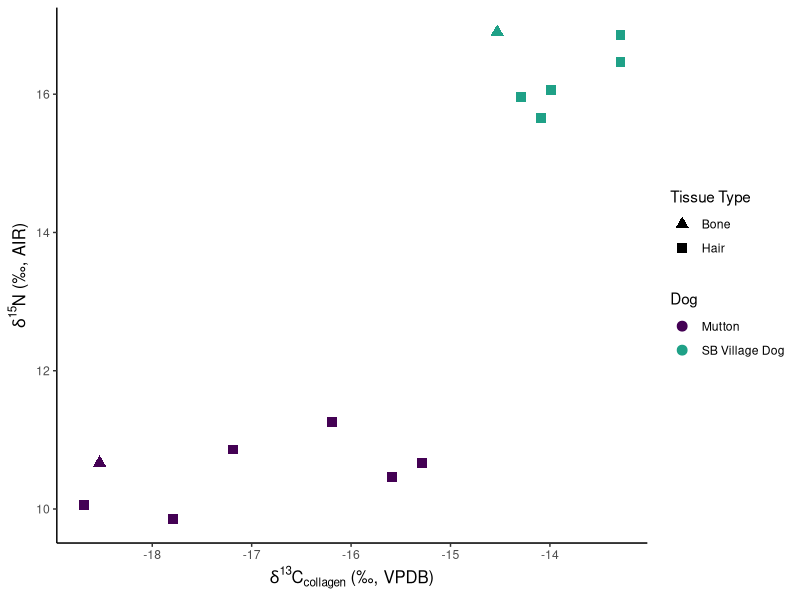
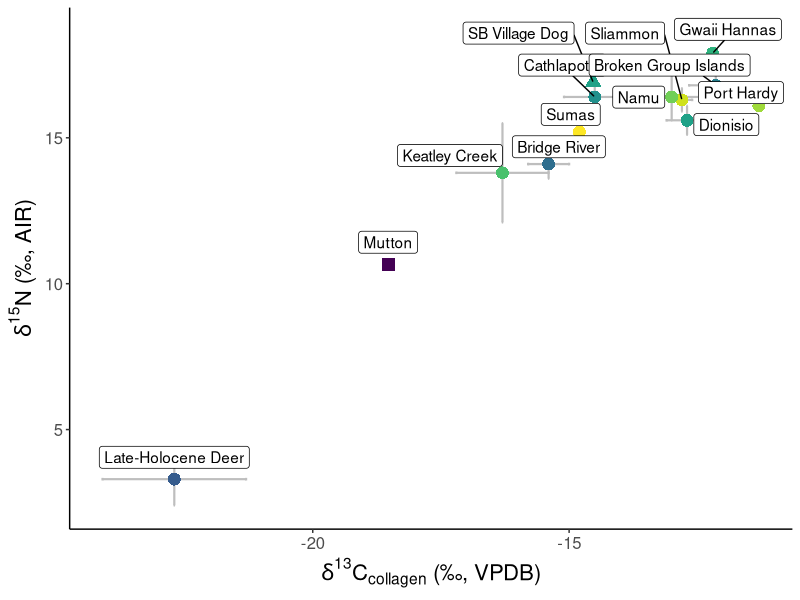
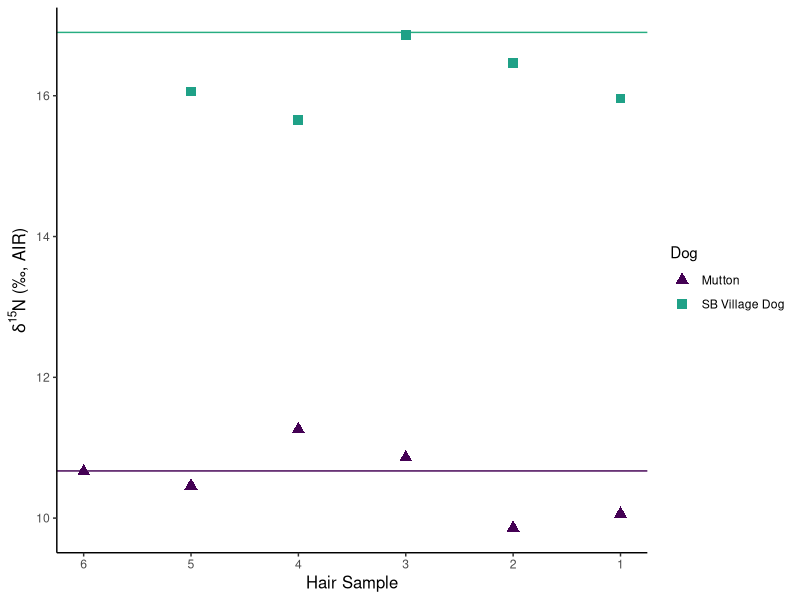
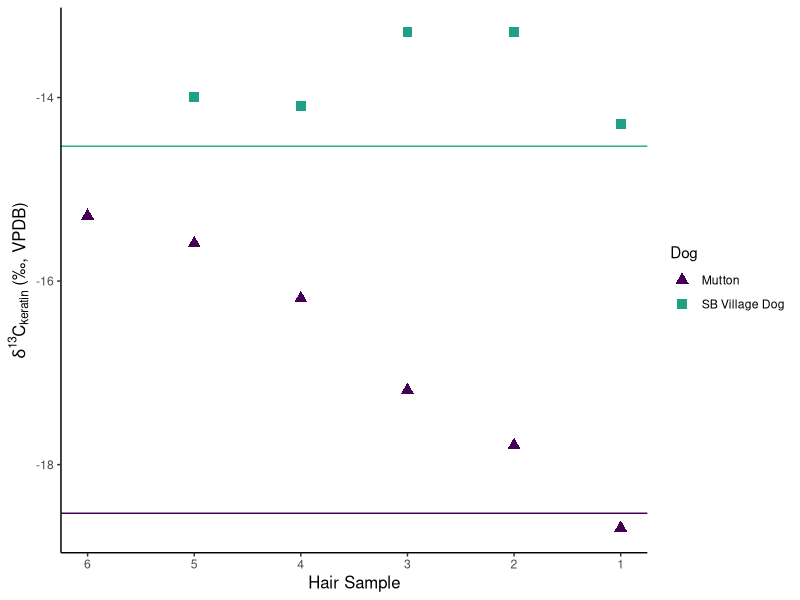
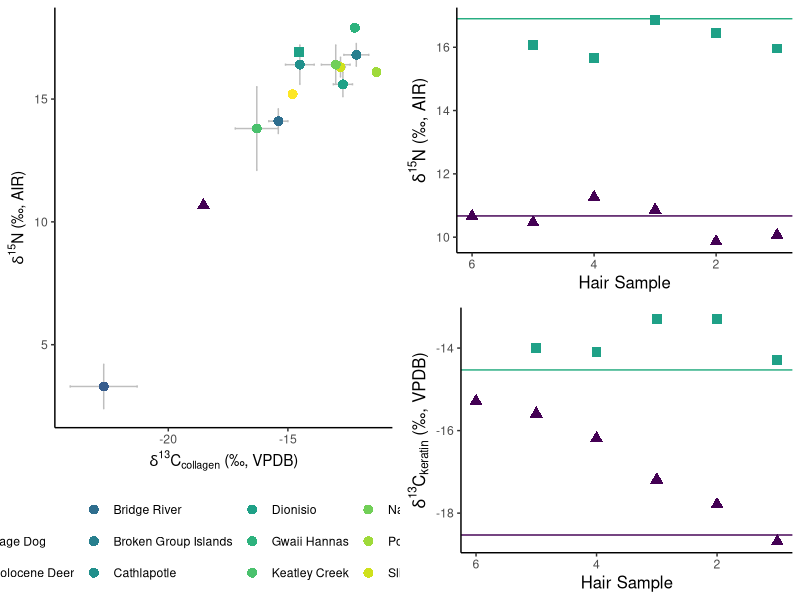
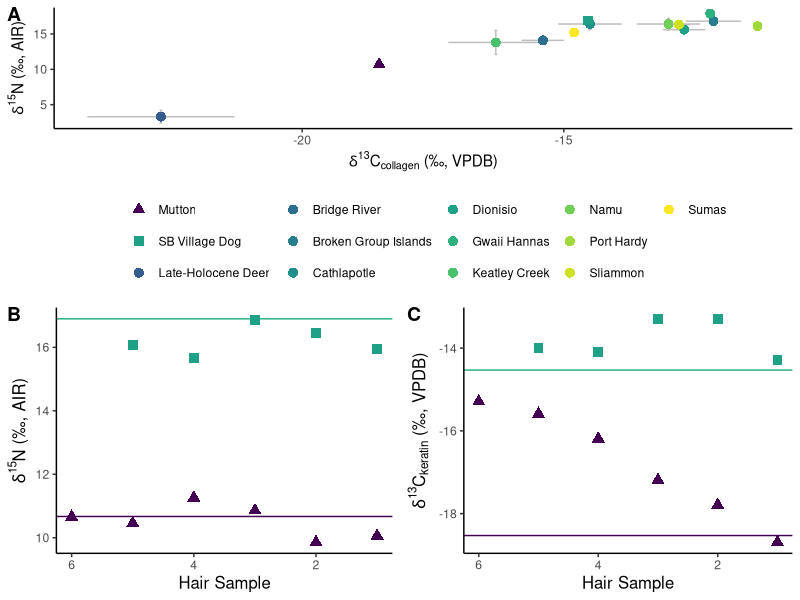
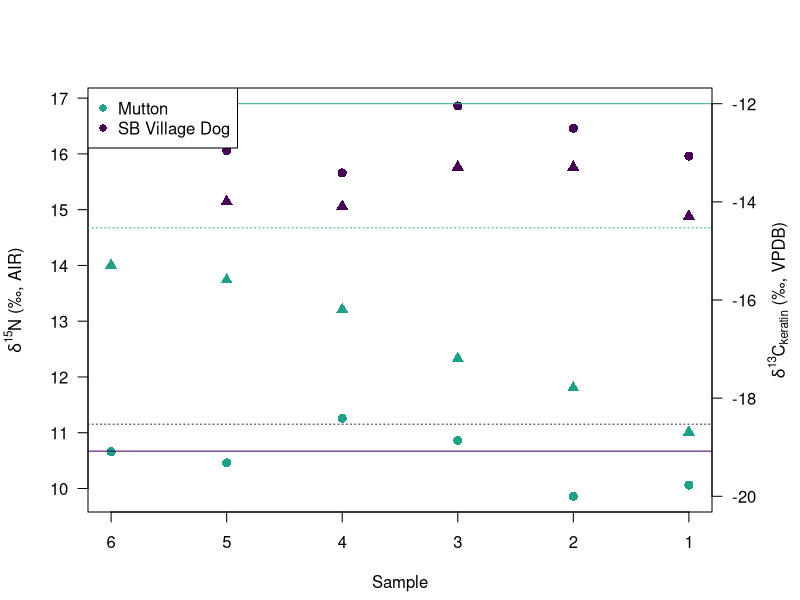
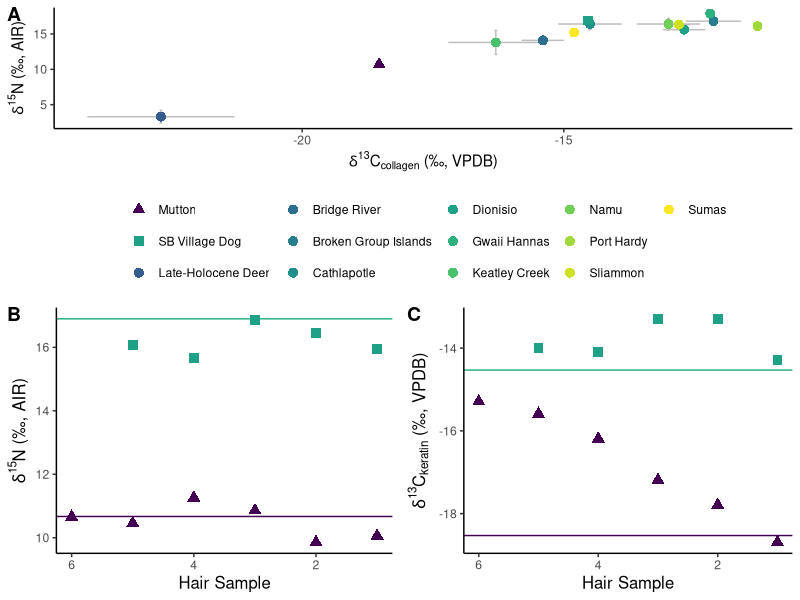

The R script that drew these images, in order:
## ---- chunk 1
knitr::opts_chunk$set(echo = F)
knitr::opts_chunk$set(warning = F)
library(tidyverse)
library(viridis)
library(gridExtra)
library(ggpubr)
library(ggrepel)

Diet <- read_csv("220804CarbonNitrogenData.csv", 
     col_types = cols(molsN = col_skip(), 
     molsC = col_skip()))

# Let's assign Mutton dark purple and Lampchop green-blue when comparing the two of them alone.
dogs <- c("SB Village Dog" = "#1FA187FF", "Mutton" = "#440154FF")
dogshape <- c("SB Village Dog" = 15, "Mutton" = 17)

library(scales)
cols2 <- c( "#440154FF", "#1FA187FF", "#365C8Dff", "#2E6E8EFF", "#277F8EFF", "#21908CFF", "#1FA187FF", "#2DB27DFF", "#4AC16DFF", "#71CF57FF", "#9FDA3AFF", "#CFE11CFF", "#FDE725FF")
cols3 <- c("#440154FF", "#1FA187FF","#03051AFF", "#1B112BFF", "#36193EFF", "#521E4DFF", "#701F57FF", "#8E1D5BFF", "#AE1759FF", "#CB1B4FFF", "#E13342FF", "#F37651FF", "#F5966DFF")

Converted <- mutate(
  Diet,
    C_coll = case_when(
      tissue == "Hair" ~ C_coll + 1.41, 
      tissue == "Bone" ~ C_coll
    ), 
    N = case_when(
    tissue == "Hair" ~ N + 0.86,
    tissue == "Bone" ~ N
    ), 
  C_coll = round(C_coll, 2), 
  N = round(N, 2)
  )


MuttonBone <- subset(Converted, tissue == "Bone" & individual == "Mutton")
SBVillageDogBone <- subset(Converted, tissue == "Bone" & individual == "SB Village Dog")

ComparativeCN <- read_csv("ComparativeCN.csv")

df <- subset(Converted, tissue == "Bone") %>% 
  mutate(
    location = individual
  )

df2 <- merge(df, ComparativeCN, all = T)

df2$location2 <- factor(df2$location, levels = c("Mutton", "SB Village Dog", "Late-Holocene Deer", "Bridge River", "Broken Group Islands", "Cathlapotle", "Dionisio", "Gwaii Hannas", "Keatley Creek", "Namu", "Port Hardy", "Sliammon", "Sumas"))
## ---- chunk 2
ggplot(data = Converted, aes(x = C_coll, y = N, color = individual, shape = tissue)) +
  geom_point(size = 3) +
  theme_classic() +
  scale_shape_manual(values = c(17, 15)) +
  scale_color_manual(values = dogs) +
  theme(
    axis.title = element_text(size = 12), 
    ) +
  labs(
    color = "Dog", 
    shape = "Tissue Type",
    x = expression(paste(delta^13, "C"[collagen], " (\u2030, VPDB)")), 
    y = expression(paste(delta^15, "N", " (\u2030, AIR)"))
  )
## ---- chunk 3
#t.test((subset(Converted, individual == "Mutton")$C_coll), subset(Converted, individual == "SB Village Dog")$C_coll)

#t.test((subset(Converted, individual == "Mutton")$N), subset(Converted, individual == "SB Village Dog")$N)
summary(manova(cbind(C_coll, N) ~individual, data = Converted))
## ---- chunk 4
ggplot() + 
  geom_errorbar(data = df2, aes(
    x = C_coll, y = N,
    ymin = N - NSD,
    ymax = N + NSD), color = 'grey', size = 0.75) + 
  geom_errorbarh(data = df2, aes(
    x = C_coll, y = N, 
    xmin = C_coll - C_collSD, 
    xmax = C_coll + C_collSD), color = 'grey', size = 0.75) +
  geom_point(data = df2, aes(x = C_coll, y = N, color = location2, shape = location2), size = 4) + 
  geom_label_repel(data = df2, aes(x = C_coll, y = N, label = location2, size = NULL, color = NULL), nudge_y = 0.75) +
  theme_classic() + 
  scale_color_manual(values = cols2) + 
  scale_shape_manual(values = c(15, 17, 16, 16, 16, 16, 16, 16, 16, 16, 16, 16, 16)) + 
  labs(
    color = "",
    shape = "", 
    y = expression(paste(delta^15, "N", " (\u2030, AIR)")), 
    x = expression(paste(delta^13, "C"[collagen], " (\u2030, VPDB)"))
  ) + 
  theme(legend.position = 'none', 
        axis.text.x = element_text(size = 12),
        axis.text.y = element_text(size = 12), 
        axis.title = element_text(size = 16))
  
## ---- chunk 5
#Longitudinal Nitrogen
ggplot() +
  geom_hline(yintercept = SBVillageDogBone$N, color = "#27AD81FF") + 
  geom_hline(yintercept = MuttonBone$N, color = "#440154FF") + 
  geom_point(data = subset(Converted, tissue = "Hair"), aes(x = sample_number, y = N, color = individual, shape = individual), size = 3) +
  scale_x_reverse(lim = c(6,1), 
                breaks = c(6, 5, 4, 3, 2, 1)) + 
  theme_classic() +
  scale_color_manual(values = dogs) +
  scale_shape_manual(values = dogshape) +
  theme(
    axis.title = element_text(size = 12), 
    ) +
  labs(
    color = "Dog", 
    shape = "Dog",
    x = "Hair Sample", 
    y = expression(paste(delta^15, "N", " (\u2030, AIR)"))
  )

## ---- chunk 6
#Longitudinal Carbon
ggplot() +
  geom_hline(yintercept = MuttonBone$C_coll, color = "#440154FF") + 
  geom_hline(yintercept = SBVillageDogBone$C_coll, color = "#27AD81FF") + 
  geom_point(data = subset(Converted, tissue = "Hair"), aes(x = sample_number, 
                                                            y = C_coll, 
                                                            color = individual, 
                                                            shape = individual),
             size = 3) +
  scale_x_reverse(lim = c(6,1), 
                  breaks = c(6, 5, 4, 3, 2, 1)) + 
  scale_y_continuous(breaks = c(-14, -16, -18, -20)) +
  scale_shape_manual(values = dogshape) +
  scale_color_manual(values = dogs) +
  theme_classic() +
  theme(
    axis.title = element_text(size = 12), 
    ) +
  labs(
    color = "Dog", 
    shape = "Dog",
    x = "Hair Sample", 
    y = expression(paste(delta^13, "C"[keratin], " (\u2030, VPDB)"))
  )
## ---- chunk 7
figa <- ggplot() + 
  geom_errorbar(data = ComparativeCN, aes(
    x = C_coll, y = N,
    ymin = N - NSD,
    ymax = N + NSD), color = 'grey', size = 0.5) + 
  geom_errorbarh(data = df2, aes(
    x = C_coll, y = N, 
    xmin = C_coll - C_collSD, 
    xmax = C_coll + C_collSD), color = 'grey', size = 0.5) +
  geom_point(data = df2, aes(x = C_coll, y = N, color = location2, shape = location2), size = 3) + 
  theme_classic() + 
  theme(legend.position = "bottom") +
  scale_color_manual(values = cols2) + 
  scale_shape_manual(values = c(17, 15, 16, 16, 16, 16, 16, 16, 16, 16, 16, 16, 16)) + 
  labs(
    color = "",
    shape = "", 
    y = expression(paste(delta^15, "N", " (\u2030, AIR)")), 
    x = expression(paste(delta^13, "C"[collagen], " (\u2030, VPDB)"))
  )

figb <- ggplot() +
  geom_hline(yintercept = SBVillageDogBone$N, color = "#27AD81FF") + 
  geom_hline(yintercept = MuttonBone$N, color = "#440154FF") + 
  geom_point(data = subset(Converted, tissue = "Hair"), aes(x = sample_number, y = N, color = individual, shape = individual), size = 3) +
  scale_x_reverse(lim=c(6,1)) + 
 # scale_x_continuous(breaks = c(6, 5, 4, 3, 2, 1)) +
  theme_classic() +
  scale_color_manual(values = dogs) +
  scale_shape_manual(values = dogshape) +
  theme(
    legend.position = "none",
    axis.title = element_text(size = 12), 
    ) +
  labs(
    color = "Dog", 
    shape = "Dog",
    x = "Hair Sample", 
    y = expression(paste(delta^15, "N", " (\u2030, AIR)"))
  )

figc <- ggplot() +
  geom_hline(yintercept = MuttonBone$C_coll, color = "#440154FF") + 
  geom_hline(yintercept = SBVillageDogBone$C_coll, color = "#27AD81FF") + 
  geom_point(data = subset(Converted, tissue = "Hair"), aes(x = sample_number, y = C_coll, color = individual, shape = individual), size = 3) +
  scale_x_reverse(lim=c(6,1)) + 
  scale_y_continuous(breaks = c(-14, -16, -18, -20)) +
  scale_shape_manual(values = dogshape) +
  scale_color_manual(values = dogs) +
  theme_classic() +
  theme(
    legend.position = "none",
    axis.title = element_text(size = 12), 
    ) +
  labs(
    color = "Dog", 
    shape = "Dog",
    x = "Hair Sample", 
    y = expression(paste(delta^13, "C"[keratin], " (\u2030, VPDB)")),
  ) 

grid.arrange(figa, arrangeGrob(figb, figc), ncol = 2)
ggarrange(figa,
          ggarrange(figb, figc, ncol = 2, labels = c("B", "C")), 
          nrow = 2, 
          labels = "A"
)
ggsave("IsoFig.pdf")

## ---- chunk 8
par(mar = c(4, 4, 4, 4) + 0.4)              # Additional space for second y-axis
plot(N~sample_number, col = dogs[factor(individual)],
     data = subset(Converted, tissue = "Hair"), pch = 16, 
     xlim = rev(range(1,6)), 
     xlab = 'Sample', 
     ylab = expression(paste(delta^15, "N", " (\u2030, AIR)")), 
     las = 1, 
     cex = 1.2
     )# Create first plot
abline(h = MuttonBone$N, col = "#440154FF", lty = 1)
abline(h = SBVillageDogBone$N, col = "#27AD81FF", lty = 1) 
par(new = TRUE)                             # Add new plot
plot(C_coll~sample_number, col = dogs[factor(individual)], 
     data = subset(Converted, tissue = "Hair"), 
     pch = 17, ylim = c(-20, -12),              # Create second plot without axes
     axes = FALSE, xlab = "", ylab = "", xlim = rev(range(1,6)), 
     cex = 1.2)
abline(h = MuttonBone$C_coll, col = "#440154FF", lty = 3)  
abline(h = SBVillageDogBone$C_coll, col = "#27AD81FF", lty = 3) 
legend("topleft", 
       legend = c("Mutton", "SB Village Dog"), 
       col = dogs, 
       pch = 16)
axis(side = 4, at = pretty(range(-20:-12)), 
     las = 1)      # Add second axis
# Add second axis label
mtext(expression(paste(delta^13, "C"[keratin], " (\u2030, VPDB)")),
      side = 4, line = 3) 



